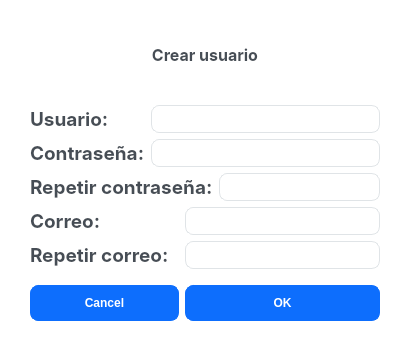
<?xml version="1.0" encoding="UTF-8"?>
<ui version="4.0">
 <class>Dialog_new_user</class>
 <widget class="QDialog" name="Dialog_new_user">
  <property name="geometry">
   <rect>
    <x>0</x>
    <y>0</y>
    <width>400</width>
    <height>340</height>
   </rect>
  </property>
  <property name="windowTitle">
   <string>Crear Usuario</string>
  </property>
  <property name="styleSheet">
   <string notr="true">QWidget {
  background-color: #fff;
}
QLabel {
  color: #464d55;
  font-weight: 600;
}
QLabel#heading {
  color: #0f1925;
  font-size: 18px;
  margin-bottom: 10px;
}

QLabel#subheading {
  color: #0f1925;
  font-size: 12px;
  font-weight: normal;
  margin-bottom: 10px;
}
QLineEdit {
  border-radius: 8px;
  border: 1px solid #e0e4e7;
  padding: 5px 15px;
}

QLineEdit:focus {
  border: 1px solid #d0e3ff;
}

QLineEdit::placeholder {
  color: #767e89;
}
QPushButton {
  background-color: #0d6efd;
  color: #fff;
  font-weight: 600;
  border-radius: 8px;
  border: 1px solid #0d6efd;
  padding: 10px 10px;
  margin-top: 10px;
  outline: 0px;
}
QPushButton:hover,
QPushButton:focus {
  background-color: #0b5ed7;
  border: 1px solid #9ac3fe;
}
QMenu {
background-color: #fff;
border: 1px solid black;
margin: 2px;
}
QMenu::item {
background-color: transparent;
}
QMenu::item:selected {
background-color: #0b5ed7;
color: rgb(255,255,255);
}

</string>
  </property>
  <widget class="QWidget" name="layoutWidget">
   <property name="geometry">
    <rect>
     <x>30</x>
     <y>10</y>
     <width>350</width>
     <height>311</height>
    </rect>
   </property>
   <layout class="QGridLayout" name="gridLayout">
    <item row="5" column="0" colspan="2">
     <widget class="QLabel" name="label_fecha_5">
      <property name="font">
       <font>
        <family>Inter</family>
        <pointsize>14</pointsize>
        <weight>75</weight>
        <bold>true</bold>
       </font>
      </property>
      <property name="text">
       <string>Repetir correo:</string>
      </property>
     </widget>
    </item>
    <item row="6" column="2" colspan="2">
     <widget class="QPushButton" name="pushButton_Ok_newuser">
      <property name="text">
       <string>OK</string>
      </property>
     </widget>
    </item>
    <item row="3" column="0" colspan="3">
     <widget class="QLabel" name="label_fecha_3">
      <property name="font">
       <font>
        <family>Inter</family>
        <pointsize>14</pointsize>
        <weight>75</weight>
        <bold>true</bold>
       </font>
      </property>
      <property name="text">
       <string>Repetir contraseña:</string>
      </property>
     </widget>
    </item>
    <item row="1" column="1" colspan="3">
     <widget class="QLineEdit" name="lineEdit_new_username"/>
    </item>
    <item row="5" column="2" colspan="2">
     <widget class="QLineEdit" name="lineEdit_new_email_2"/>
    </item>
    <item row="1" column="0">
     <widget class="QLabel" name="label_fecha">
      <property name="font">
       <font>
        <family>Inter</family>
        <pointsize>14</pointsize>
        <weight>75</weight>
        <bold>true</bold>
       </font>
      </property>
      <property name="text">
       <string>Usuario:</string>
      </property>
     </widget>
    </item>
    <item row="3" column="3">
     <widget class="QLineEdit" name="lineEdit_new_password_2">
      <property name="echoMode">
       <enum>QLineEdit::Password</enum>
      </property>
     </widget>
    </item>
    <item row="4" column="2" colspan="2">
     <widget class="QLineEdit" name="lineEdit_new_email"/>
    </item>
    <item row="0" column="0" colspan="4">
     <widget class="QLabel" name="label_fecha_30">
      <property name="font">
       <font>
        <family>Inter</family>
        <pointsize>12</pointsize>
        <weight>75</weight>
        <bold>true</bold>
        <stylestrategy>PreferAntialias</stylestrategy>
       </font>
      </property>
      <property name="acceptDrops">
       <bool>false</bool>
      </property>
      <property name="autoFillBackground">
       <bool>false</bool>
      </property>
      <property name="frameShape">
       <enum>QFrame::NoFrame</enum>
      </property>
      <property name="text">
       <string>Crear usuario</string>
      </property>
      <property name="scaledContents">
       <bool>false</bool>
      </property>
      <property name="alignment">
       <set>Qt::AlignCenter</set>
      </property>
      <property name="wordWrap">
       <bool>true</bool>
      </property>
     </widget>
    </item>
    <item row="4" column="0" colspan="2">
     <widget class="QLabel" name="label_fecha_4">
      <property name="font">
       <font>
        <family>Inter</family>
        <pointsize>14</pointsize>
        <weight>75</weight>
        <bold>true</bold>
       </font>
      </property>
      <property name="text">
       <string>Correo:</string>
      </property>
     </widget>
    </item>
    <item row="2" column="1" colspan="3">
     <widget class="QLineEdit" name="lineEdit_new_password">
      <property name="echoMode">
       <enum>QLineEdit::Password</enum>
      </property>
     </widget>
    </item>
    <item row="6" column="0" colspan="2">
     <widget class="QPushButton" name="pushButton_cancel_newuser">
      <property name="text">
       <string>Cancel</string>
      </property>
     </widget>
    </item>
    <item row="2" column="0">
     <widget class="QLabel" name="label_fecha_2">
      <property name="font">
       <font>
        <family>Inter</family>
        <pointsize>14</pointsize>
        <weight>75</weight>
        <bold>true</bold>
       </font>
      </property>
      <property name="text">
       <string>Contraseña:</string>
      </property>
     </widget>
    </item>
   </layout>
  </widget>
 </widget>
 <resources/>
 <connections/>
</ui>
